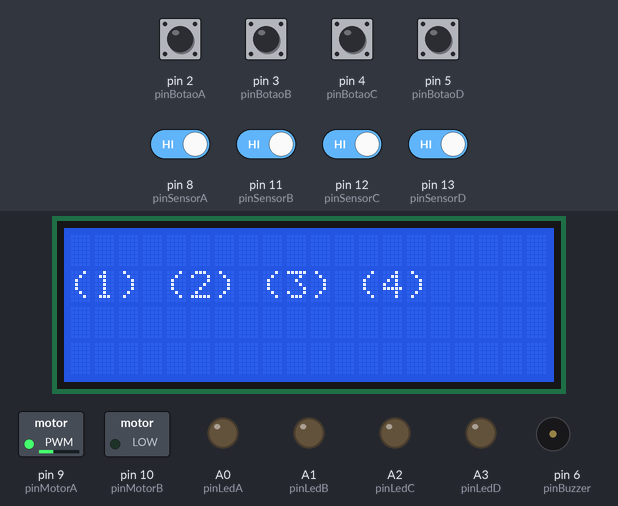
A sketch run on a simulated Arduino Uno, built with avr-gcc and run on an emulated ATmega328P. On the bench: 20×4 character LCD, switched loads named in the sketch (green lamp = pin HIGH), output pins drawn as LEDs (lit = HIGH), buzzer (waves = sounding, pin HIGH). Inputs (shaded band) come from the test bench; at power-on: pin 2 (pinBotaoA), pin 3 (pinBotaoB), pin 4 (pinBotaoC), pin 5 (pinBotaoD), pin 8 (pinSensorA), pin 11 (pinSensorB), pin 12 (pinSensorC), pin 13 (pinSensorD) HIGH.

Above: at 0.8 s.
0.9 s: pin 8 (pinSensorA) driven LOW
At 1.2 s:
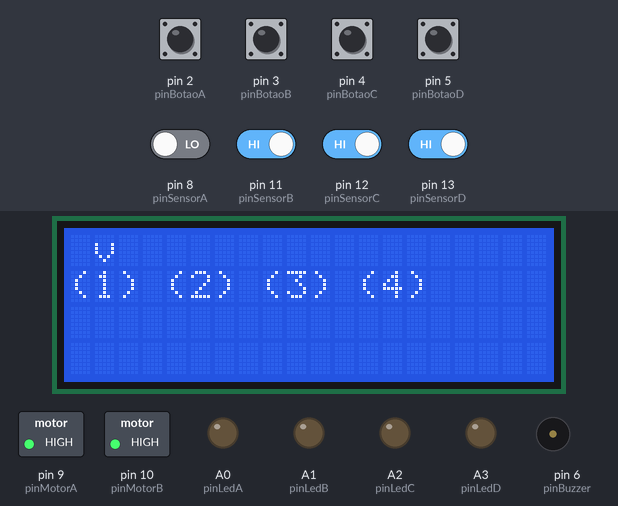
2.4 s: pin 11 (pinSensorB) driven LOW
3.9 s: pin 12 (pinSensorC) driven LOW
At 5.1 s:
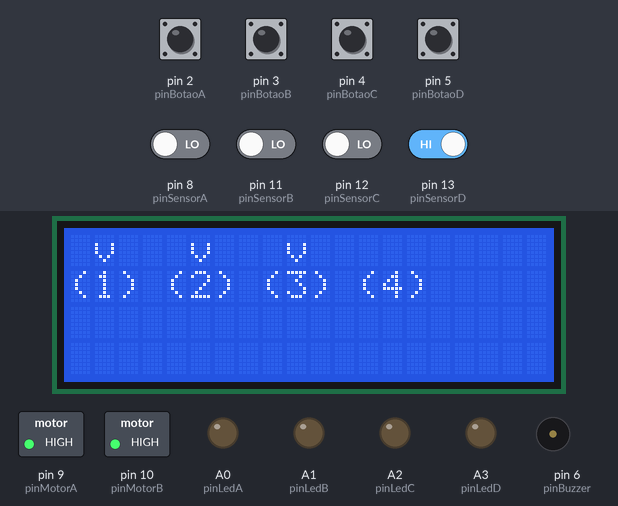
5.4 s: pin 13 (pinSensorD) driven LOW
6.9 s: pin 2 (pinBotaoA) pulled LOW for 0.15 s
At 8.1 s:
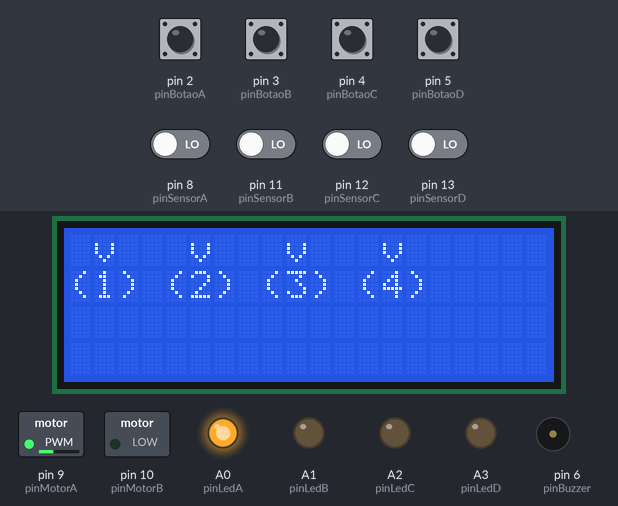
8.5 s: pin 3 (pinBotaoB) pulled LOW for 0.15 s
At 8.9 s:
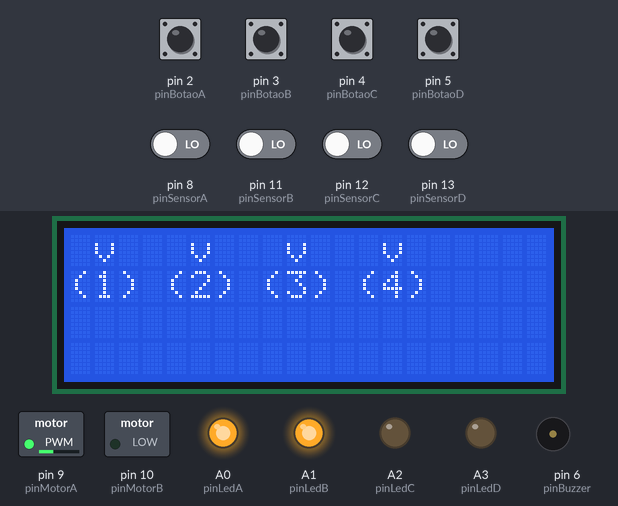
Timing chart, 0 to 11.1 s (numbered marks = the images above; inputs shaded):
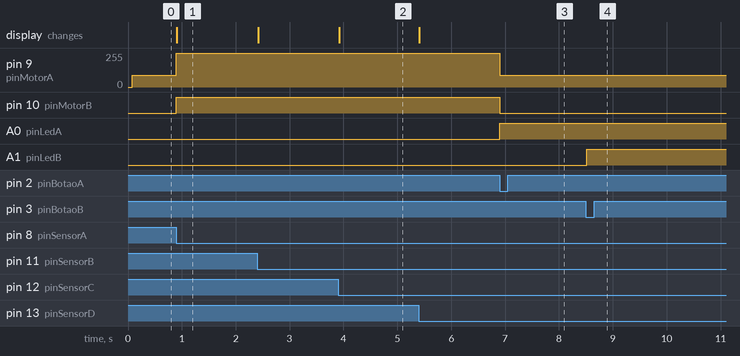

Measured:
- after the input at 0.9 s, pin 9 (pinMotorA): 90/255 → 255/255 at once; pin 10 (pinMotorB): LOW → HIGH at once; the display: changes at once (image 1)
- after the input at 3.9 s, the display: changes at once (image 2)
- after the input at 6.9 s, pin 9 (pinMotorA): 255/255 → 90/255 at once; pin 10 (pinMotorB): HIGH → LOW at once; A0 (pinLedA): LOW → HIGH at once
- after the input at 8.5 s, A1 (pinLedB): LOW → HIGH at once

The sketch:

elevador_v02_tinkercad_fila_pedidos_motor_dc_lcd.ino
```cpp
#include <Wire.h>
#include <LiquidCrystal_I2C.h>

#define pinMotorA 9    //Motor DC
#define pinMotorB 10   //Motor DC
#define pinBotaoA 2    //Botão - Andar 1
#define pinBotaoB 3    //Botão - Andar 2
#define pinBotaoC 4    //Botão - Andar 3
#define pinBotaoD 5    //Botão - Andar 4
#define pinSensorA 8   //Sensor - Andar 1
#define pinSensorB 11  //Sensor - Andar 2
#define pinSensorC 12  //Sensor - Andar 3
#define pinSensorD 13  //Sensor - Andar 4
#define pinBuzzer 6    //Buzzer
#define pinLedA A0     //LED - Andar 1
#define pinLedB A1     //LED - Andar 2
#define pinLedC A2     //LED - Andar 3
#define pinLedD A3     //LED - Andar 4

#define velocidadeSobe 200
#define velocidadeDesce 90

LiquidCrystal_I2C lcd(0x27, 20, 4);

String ponteiro[2] = { "v", " " };
int ledAndar[4] = { pinLedA, pinLedB, pinLedC, pinLedD };

// Pedidos de andares
bool pedidos[4] = { false, false, false, false };

bool estadoSensorA, estadoSensorB, estadoSensorC, estadoSensorD;
bool estadoSensorAAnt, estadoSensorBAnt, estadoSensorCAnt, estadoSensorDAnt;

int acaoElevador = 0;
int acaoElevadorAnt = 0;

int andar = -1;
int andarDestino = -1;

void setup() {
  pinMode(pinBotaoA, INPUT_PULLUP);
  pinMode(pinBotaoB, INPUT_PULLUP);
  pinMode(pinBotaoC, INPUT_PULLUP);
  pinMode(pinBotaoD, INPUT_PULLUP);

  pinMode(pinLedA, OUTPUT);
  pinMode(pinLedB, OUTPUT);
  pinMode(pinLedC, OUTPUT);
  pinMode(pinLedD, OUTPUT);

  pinMode(pinSensorA, INPUT);
  pinMode(pinSensorB, INPUT);
  pinMode(pinSensorC, INPUT);
  pinMode(pinSensorD, INPUT);

  pinMode(pinBuzzer, OUTPUT);
  pinMode(pinMotorA, OUTPUT);
  pinMode(pinMotorB, OUTPUT);

  lcd.init();
  lcd.backlight();

  lcd.setCursor(0, 1);
  lcd.print("(1) (2) (3) (4)");

  identificaAndar();
}

void loop() {

  // 1) Ler botões e registar pedidos
  if (!digitalRead(pinBotaoA)) pedidos[0] = true;
  if (!digitalRead(pinBotaoB)) pedidos[1] = true;
  if (!digitalRead(pinBotaoC)) pedidos[2] = true;
  if (!digitalRead(pinBotaoD)) pedidos[3] = true;

  // 2) Ler sensores
  estadoSensorA = !digitalRead(pinSensorA);
  estadoSensorB = !digitalRead(pinSensorB);
  estadoSensorC = !digitalRead(pinSensorC);
  estadoSensorD = !digitalRead(pinSensorD);

  // --- ATUALIZAÇÃO: tocar buzzer em *cada* pedido atendido ---
  if (estadoSensorA && !estadoSensorAAnt) {
    andar = 1;
    if (pedidos[0]) { tone(pinBuzzer, 800); delay(120); noTone(pinBuzzer); }
    pedidos[0] = false;
  }
  if (estadoSensorB && !estadoSensorBAnt) {
    andar = 2;
    if (pedidos[1]) { tone(pinBuzzer, 800); delay(120); noTone(pinBuzzer); }
    pedidos[1] = false;
  }
  if (estadoSensorC && !estadoSensorCAnt) {
    andar = 3;
    if (pedidos[2]) { tone(pinBuzzer, 800); delay(120); noTone(pinBuzzer); }
    pedidos[2] = false;
  }
  if (estadoSensorD && !estadoSensorDAnt) {
    andar = 4;
    if (pedidos[3]) { tone(pinBuzzer, 800); delay(120); noTone(pinBuzzer); }
    pedidos[3] = false;
  }

  // 3) Escolher próximo destino
  int proxAcima = -1, proxAbaixo = -1;

  if (andar != -1) {
    for (int i = andar; i < 4; i++)
      if (pedidos[i]) { proxAcima = i + 1; break; }

    for (int i = andar - 2; i >= 0; i--)
      if (pedidos[i]) { proxAbaixo = i + 1; break; }
  }

  if (proxAcima != -1) andarDestino = proxAcima;
  else if (proxAbaixo != -1) andarDestino = proxAbaixo;
  else andarDestino = andar;

  // 4) Definir ação do elevador
  if (andar == andarDestino) acaoElevador = 0;
  else if (andar < andarDestino) acaoElevador = 1;
  else acaoElevador = 2;

  // 5) Motor
  if (acaoElevador == 0) {
    analogWrite(pinMotorA, 255);
    analogWrite(pinMotorB, 255);
  }
  if (acaoElevador == 1) {
    analogWrite(pinMotorA, 0);
    analogWrite(pinMotorB, velocidadeSobe);
  }
  if (acaoElevador == 2) {
    analogWrite(pinMotorA, velocidadeDesce);
    analogWrite(pinMotorB, 0);
  }

  // 6) LEDs dos pedidos
  for (int i = 0; i < 4; i++)
    digitalWrite(ledAndar[i], pedidos[i] ? HIGH : LOW);

  // 7) Ponteiro no LCD
  lcd.setCursor(1, 0);  lcd.print(ponteiro[digitalRead(pinSensorA)]);
  lcd.setCursor(5, 0);  lcd.print(ponteiro[digitalRead(pinSensorB)]);
  lcd.setCursor(9, 0);  lcd.print(ponteiro[digitalRead(pinSensorC)]);
  lcd.setCursor(13, 0); lcd.print(ponteiro[digitalRead(pinSensorD)]);

  // Guardar estados
  estadoSensorAAnt = estadoSensorA;
  estadoSensorBAnt = estadoSensorB;
  estadoSensorCAnt = estadoSensorC;
  estadoSensorDAnt = estadoSensorD;

  acaoElevadorAnt = acaoElevador;

  delay(20);
}

void identificaAndar() {

  estadoSensorA = !digitalRead(pinSensorA);
  estadoSensorB = !digitalRead(pinSensorB);
  estadoSensorC = !digitalRead(pinSensorC);
  estadoSensorD = !digitalRead(pinSensorD);

  andar = -1;
  if (estadoSensorA) andar = 1;
  if (estadoSensorB) andar = 2;
  if (estadoSensorC) andar = 3;
  if (estadoSensorD) andar = 4;

  // Se não estiver em nenhum andar → desce até encontrar um
  if (andar == -1) {
    analogWrite(pinMotorA, velocidadeDesce);
    analogWrite(pinMotorB, 0);
  }

  while (andar == -1) {
    estadoSensorA = !digitalRead(pinSensorA);
    estadoSensorB = !digitalRead(pinSensorB);
    estadoSensorC = !digitalRead(pinSensorC);
    estadoSensorD = !digitalRead(pinSensorD);

    if (estadoSensorA) andar = 1;
    if (estadoSensorB) andar = 2;
    if (estadoSensorC) andar = 3;
    if (estadoSensorD) andar = 4;
  }

  analogWrite(pinMotorA, 255);
  analogWrite(pinMotorB, 255);

  andarDestino = andar;

  for (int i = 0; i < 4; i++)
    pedidos[i] = false;
}
```
